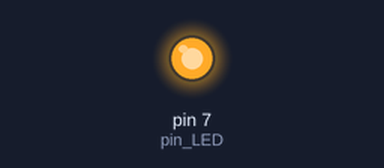
Simulated run of this sketch. Board: Arduino Uno, built with avr-gcc and run on an emulated ATmega328P. Shown: output pins drawn as LEDs (lit = HIGH).

Above: at 0.2 s.
At 6.0 s:
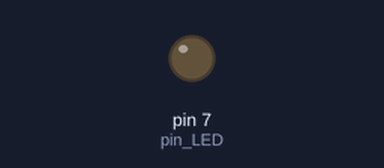
Timing chart, 0 to 9.1 s (numbered marks = the images above):
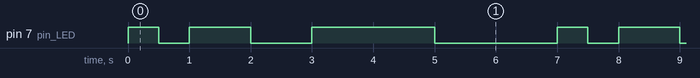

The sketch:

led_ex03_2.ino
```cpp
int pin_LED = 7;

void blink(int pin, long time){
  digitalWrite(pin, HIGH);
  delay(time);
  digitalWrite(pin, LOW);
  delay(time);
}
void setup() {
  pinMode(pin_LED, OUTPUT);
}

void loop() {
  blink(pin_LED, 500);
  blink(pin_LED, 1000);
  blink(pin_LED, 2000);

}
```

Measured:
- by itself, pin 7 (pin_LED): repeats every 7.0 s: LOW 0.50 s, HIGH 1.0 s, LOW 1.0 s, HIGH 2.0 s, LOW 2.0 s, HIGH 0.50 s
- by itself, everything shown: repeats every 7.0 s, in 6 steps
